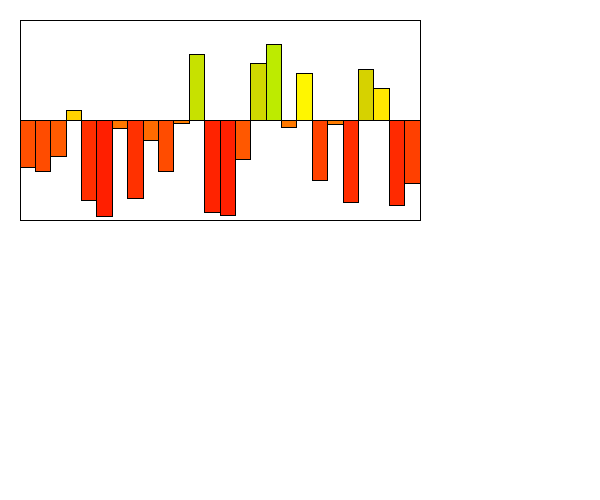
Frame 1 (no input)
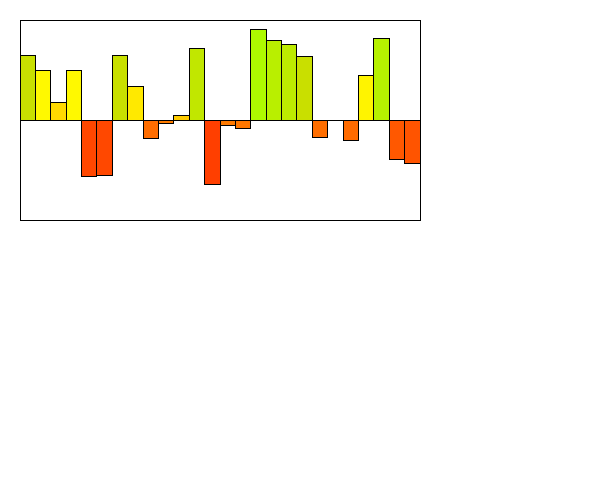
Frame 60 (the mouse pressed at the canvas centre just before this capture)
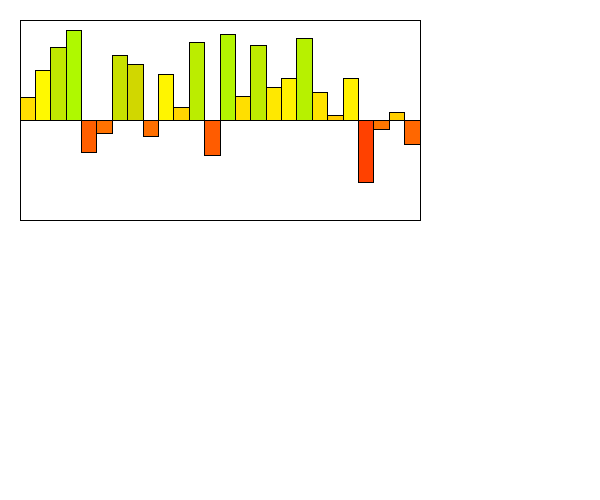
Frame 120 (the mouse held since frame 60 and released just before this capture)

The Processing sketch that drew these frames (run headless with seeded random() and noise(); from frame 60 on, the mouse is pressed at the canvas centre):

// Processing sketch: Section1
// ── Section1.pde

int MAX_VALUE = 100;
int MIN_VALUE = -100;

Visualizer v;

/*You are simulating a visualizer of multiple values
 You need to create a display method first. 
 Then you can make a method that changes the values each time the update is called. 
 */
class Visualizer {
  float x, y;
  float [] values;
  float [] speeds;
  int bars = int(random(1, 41));
  Visualizer(float x, float y) {
    this.x = x;
    this.y = y;
    values = new float[bars];
    speeds = new float[bars];
    for (int i = 0; i < values.length; i++) {
      values[i] = random(-99, 99);
      speeds[i] = random(2);
    }
  }

  void display() {
    //draw the bars equally spaced inside this box. 
    //You can assume 10, but it would be even better 
    //if you could modify it to be larger increments.
    fill(255);
    rect(x, y, 400, 200);
    //This is a 200x400 box.
    //The width of the visualizer is 400! This rect is the border

    //the line is the 0 y-value, the top is 100, the bottom is -100
    line(x, y+100, x+400, y+100);

    //You need to use a loop. You need to make the HEIGHT of the bars 
    //the values in the array.
    //Negative values are red, and go below the line.
    //Positive values are green and go above the line.

    //???WRITE THIS METHOD FIRST!!!
    //THESE ARE WRONG: They just illustrate how they could look
    //fill(255, 0, 0);
    float sx = x ;
    float sy = y + 100;

    for (int a = 0; a < values.length; a++) {
      if ((values[a] > 50) && (values[a] <= 100)) {
        fill(0 + (265 - values[a]), 265 - (105 - values[a]), 0);
      }
      else if ((values[a] <= 50) && (values[a] > 0)) {
        fill(255, 250 - (50 - values[a]), 0);
      }
      else if ((values[a] < 0) && (values[a] >= -100)) {
        fill(255, 128 + values[a], 0);
      }
      //else if ((values[a] <= -50) && (values[a] > -100)) {
        //fill(255, 0, 0);
      //}
      /*if (speeds[a] < 0) {
        red += Math.abs(speeds[a]) * 1.275;
        green -= Math.abs(speeds[a]) * 1.275;
        fill(255, green, 0);
      }
      else {
        red -= Math.abs(speeds[a]) * 1.275;
        green += Math.abs(speeds[a]) * 1.275;
        fill(255, green, 0);
      }*/
  
      rect(sx + (a * (400.0/bars)), sy, (400.0/bars), values[a] * -1);
    }
    
   // fill(0, 255, 0);


    //Width of the visualizer is 400!

  
  }
  void update() {
    //???WRITE THIS METHOD SECOND!!!
    
    for (int i = 0; i < values.length; i++) {
      values[i] += speeds[i]; //the speed updates the values. Do not touch this.
      //??? keep them values between max/min value so they stay in the box.
      if ((values[i] < -100) || (values[i] > 100)) {
        speeds[i] = speeds[i] * -1;
      }
      //??? reverse the speeds so the bar oscillates up/down when it reaches max/min

      
    }
  }
}

void setup() {
  size(600, 500);
  v = new Visualizer(20, 20);
  int green = 255;
  int red = 100;
}
void draw() {
  background(255);
  v.display();
  v.update();
}
